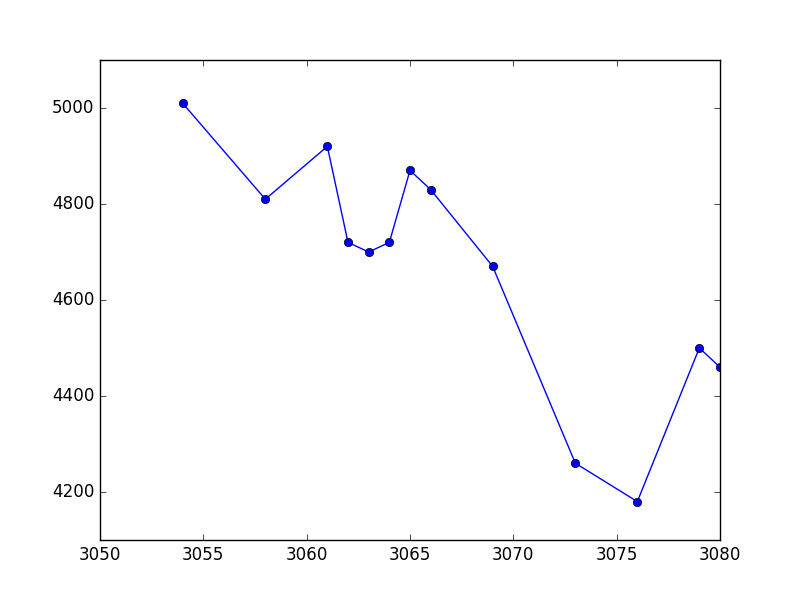

Recreate this plot in Python.
import pylab

filename = "stats.txt"
data = pylab.loadtxt(filename, delimiter=',', dtype=int)
y_data = data[:, 0]
x_data = data[:, 1]
pylab.plot(x_data, y_data, '-o')
# pylab.show()
pylab.savefig('plot.png')
# pylab.legend()
# pylab.title("Title of Plot")
# pylab.xlabel("X Axis Label")
# pylab.ylabel("Y Axis Label")
pylab.close()
